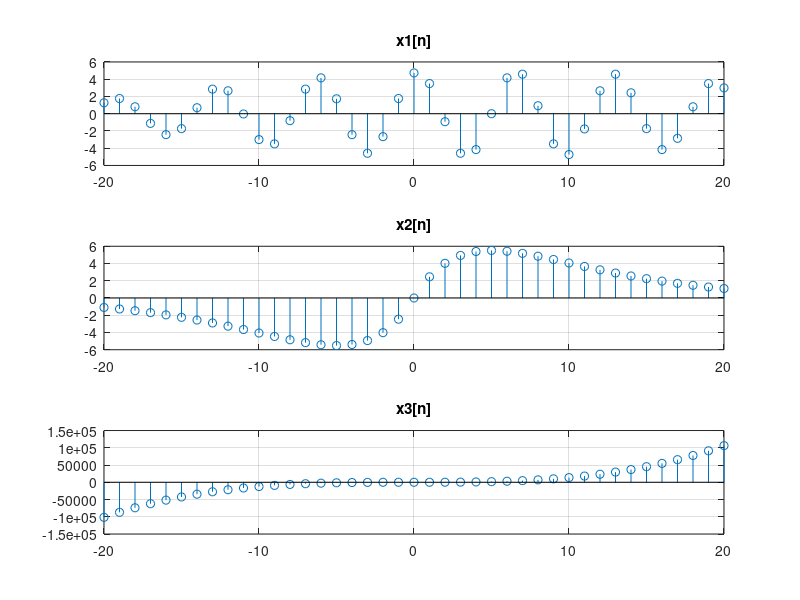
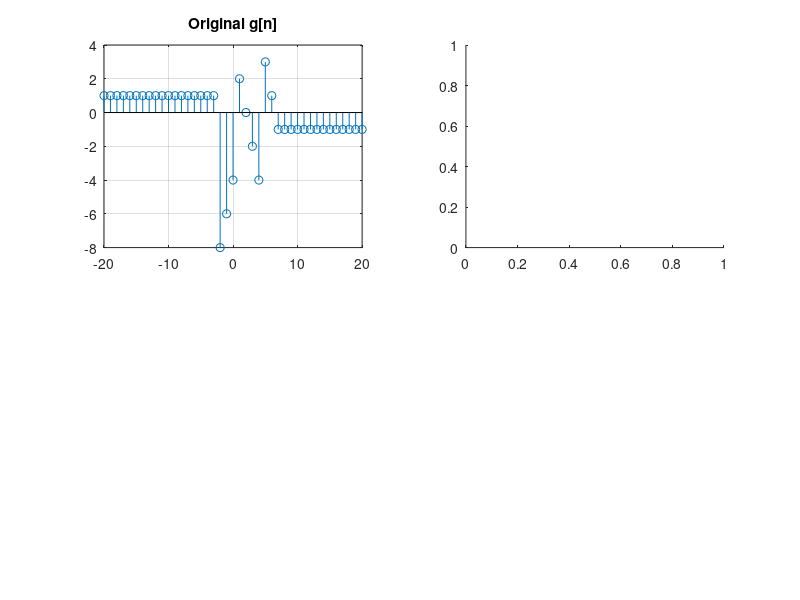

Write the MATLAB code that produced these figures, in order. (Note: this script raises an error after producing the figures.)
% --- Zadatak 3: Složeni diskretni signali i transformacije ---
n = -20:20; % Definišemo diskretni domen

% a) Definišemo signale
x1 = 3*cos(3*pi*n/10) + 2*sin(2*pi*(n+1)/6);
x2 = 3*n .* exp(-abs(n/5));
x3 = 17*(n.^2)/3 + 13*(n.^3);

% Crtanje signala iz tačke a)
figure;
subplot(3,1,1); stem(n, x1); title('x1[n]'); grid on;
subplot(3,1,2); stem(n, x2); title('x2[n]'); grid on;
subplot(3,1,3); stem(n, x3); title('x3[n]'); grid on;

% b) Transformacije signala g[n] (prema zadatku 3b)
% Definišemo g[n] prema uslovima (korišćenjem logičkog indeksiranja)
g = zeros(size(n));
g(n < -2) = 1;
g(n >= -2 & n <= 0) = -4 + 2*n(n >= -2 & n <= 0);
g(n > 0 & n <= 4) = 4 - 2*n(n > 0 & n <= 4);
g(n > 4 & n < 8) = 13 - 2*n(n > 4 & n < 8);
g(n >= 8) = -1;

% Primeri transformacija
figure;
subplot(2,2,1); stem(n, g); title('Original g[n]'); grid on;
subplot(2,2,2); stem(n, g_trans1(g, n)); title('g[2n]'); grid on;
subplot(2,2,3); stem(n, g_trans2(g, n)); title('2g[n/2 + 1]'); grid on;

% c) Parni i neparni deo (opšta formula)
% ye[n] = (x[n] + x[-n])/2
% yo[n] = (x[n] - x[-n])/2
% Napomena: Ovo radi za signale simetrične oko n=0. 
% Za "flippovanje" niza u MATLAB-u koristi fliplr(x).

% --- LOKALNE FUNKCIJE ---
function y = g_trans1(g, n)
% Primer za g[2n]
% Ovo zahteva redefinisanje indeksa, jer 2n nije uvek ceo broj
y = zeros(size(n));
indeksi = (2*n >= min(n) & 2*n <= max(n));
y(indeksi) = g(2*n(indeksi) - min(n) + 1); 
end

function y = g_trans2(g, n)
% Primer za 2*g[n/2 + 1]
y = zeros(size(n));
% ... primeni sličnu logiku mapiranja indeksa ...
end
